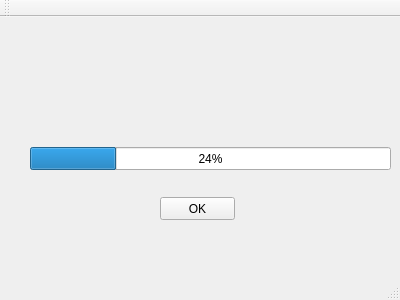
<?xml version="1.0" encoding="UTF-8"?>
<ui version="4.0">
 <class>Fellucid_Engine_Start</class>
 <widget class="QMainWindow" name="Fellucid_Engine_Start">
  <property name="geometry">
   <rect>
    <x>0</x>
    <y>0</y>
    <width>400</width>
    <height>300</height>
   </rect>
  </property>
  <property name="windowTitle">
   <string>Fellucid_Engine_Start</string>
  </property>
  <widget class="QWidget" name="centralWidget">
   <widget class="QPushButton" name="pushButton">
    <property name="geometry">
     <rect>
      <x>160</x>
      <y>180</y>
      <width>75</width>
      <height>23</height>
     </rect>
    </property>
    <property name="text">
     <string>OK</string>
    </property>
   </widget>
   <widget class="QLabel" name="label_pic">
    <property name="geometry">
     <rect>
      <x>100</x>
      <y>20</y>
      <width>191</width>
      <height>81</height>
     </rect>
    </property>
    <property name="text">
     <string/>
    </property>
    <property name="pixmap">
     <pixmap resource="fellucid_engine_logo2.qrc">:/Fellucid_Engine_Logo/Fellucid_Engine_Logo_Images/Fellucid_Engine_Logo2.png</pixmap>
    </property>
   </widget>
   <widget class="QProgressBar" name="progressBar">
    <property name="geometry">
     <rect>
      <x>30</x>
      <y>130</y>
      <width>361</width>
      <height>23</height>
     </rect>
    </property>
    <property name="value">
     <number>24</number>
    </property>
   </widget>
  </widget>
  <widget class="QMenuBar" name="menuBar">
   <property name="geometry">
    <rect>
     <x>0</x>
     <y>0</y>
     <width>400</width>
     <height>26</height>
    </rect>
   </property>
  </widget>
  <widget class="QToolBar" name="mainToolBar">
   <attribute name="toolBarArea">
    <enum>TopToolBarArea</enum>
   </attribute>
   <attribute name="toolBarBreak">
    <bool>false</bool>
   </attribute>
  </widget>
  <widget class="QStatusBar" name="statusBar"/>
 </widget>
 <layoutdefault spacing="6" margin="11"/>
 <resources>
  <include location="fellucid_engine_logo2.qrc"/>
 </resources>
 <connections/>
</ui>
